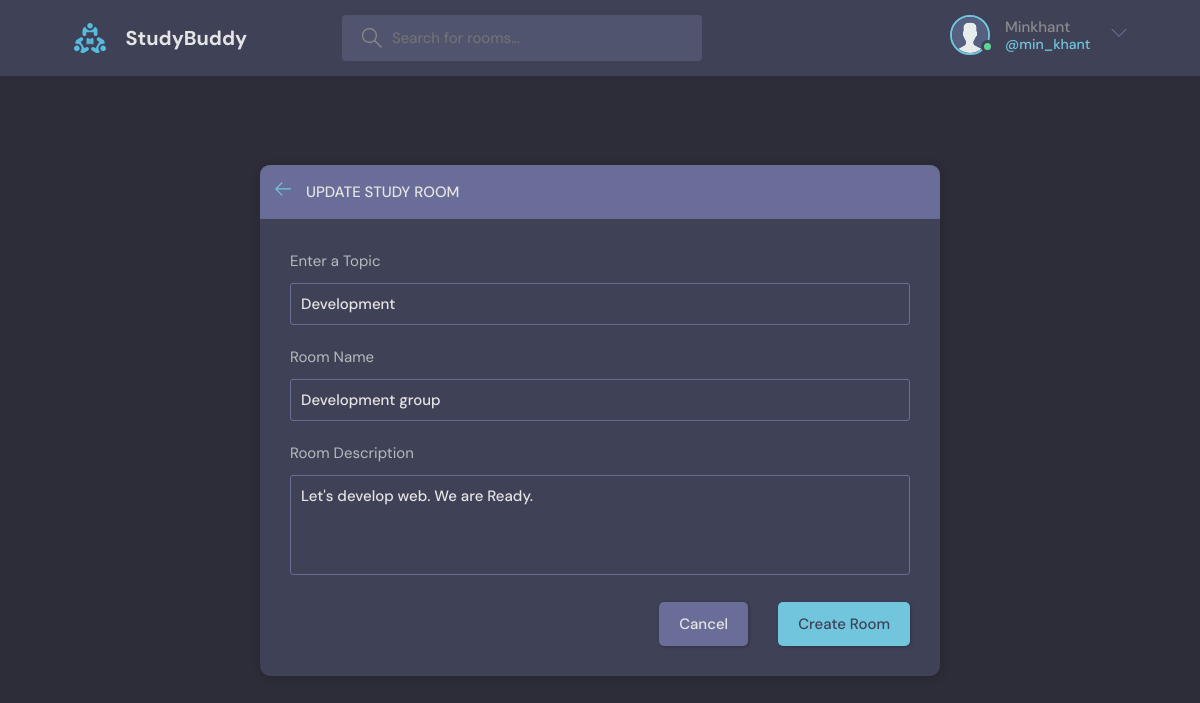
Page /roomUpdate/9/ (signed in) on the committed database.
### app/models.py (models this page shows, shortened)
class User(AbstractUser):
    username = models.CharField(max_length=200, null=True)
    name = models.CharField(max_length=200, null=True)
    email = models.EmailField(unique=True, null=True)
    bio = models.TextField(null=True)
    avatar = models.ImageField(null=True, default='avatar.svg', upload_to='media')
    USERNAME_FIELD = 'email'
    REQUIRED_FIELDS = []

class Rooms(models.Model):
    name = models.CharField(max_length=200)
    topic = models.ForeignKey(Topics, on_delete=models.CASCADE, related_name='room')
    host = models.ForeignKey(User, on_delete=models.CASCADE)
    description = models.TextField(blank=True)
    participants = models.ManyToManyField(User, related_name='participants', blank=True)
    updated = models.DateTimeField(auto_now=True)
    created = models.DateTimeField(auto_now_add=True)
    class Meta:
        ordering = ['-updated', '-created']

### app/views.py (the view, shortened to what this page needs)
# urls.py: path('roomUpdate/<str:pk>/', views.room_update_view, name='room-update')
@login_required(login_url='login')
def room_update_view(request, pk):
    room = Rooms.objects.get(id=pk)
    form = RoomCreationForm(initial={
        'name': room.name,
        'topic': room.topic.name,
        'description': room.description
    })
    topics = Topics.objects.all()
    context = {
        'form':form,
        'topics':topics
    }
    return render(request, 'room-update.html', context)

### app/forms.py
class RoomCreationForm(forms.ModelForm):
    topic = forms.CharField(max_length=200)
    class Meta:
        model = Rooms
        fields = ['name', 'topic', 'description']

### templates/room-update.html (shortened to what this page needs)
{% extends 'base.html' %}
{% block content %}
<main class="create-room layout">
    <div class="container">
      <div class="layout__box">
        <div class="layout__boxHeader">
          <div class="layout__boxTitle">
            <a href="{% url 'home' %}">
              <svg version="1.1" xmlns="http://www.w3.org/2000/svg" width="32" height="32" viewBox="0 0 32 32">
                <title>arrow-left</title>
                <path
                  d="M13.723 2.286l-13.723 13.714 13.719 13.714 1.616-1.611-10.96-10.96h27.625v-2.286h-27.625l10.965-10.965-1.616-1.607z">
                </path>
              </svg>
            </a>
            <h3>Update Study Room</h3>
          </div>
        </div>
        <div class="layout__body">
          <form class="form" action="" method="POST">
            <div class="form__group">
              <label for="room_topic">Enter a Topic</label>
              {{form.topic}}
            </div>
            <div class="form__group">
              <label for="room_name">Room Name</label>
              {{form.name}}
            </div>
            <div class="form__group">
              <label for="room_description">Room Description</label>
              {{form.description}}
            </div>
            <div class="form__action">
              <a class="btn btn--dark" href="{% url 'home' %}">Cancel</a>
              <button class="btn btn--main" type="submit">Create Room</button>
            </div>
          </form>
        </div>
      </div>
    </div>
  </main>
{% endblock %}

### templates/nav.html (shortened to what this page needs)
{% load static %}
<header class="header header--loggedIn">
    <div class="container">
      <a href="{% url 'home' %}" class="header__logo">
        <img src="{% static 'assets/logo.svg' %}" />
        <h1>StudyBuddy</h1>
      </a>
      <form class="header__search">
        <label>
          <input placeholder="Search for rooms..." name="q" />
        </label>
      </form>
      <nav class="header__menu">
{% if request.user.is_authenticated %}
        <div class="header__user">
          <a href="{% url 'user-info' request.user.id %}">
            <div class="avatar avatar--medium active">
              <img src="{{request.user.avatar.url}}" />
            </div>
            <p>{{request.user.name}} <span>@{{request.user.username}}</span></p>
          </a>
          <button class="dropdown-button">
            <svg version="1.1" xmlns="http://www.w3.org/2000/svg" width="32" height="32" viewBox="0 0 32 32">
              <title>chevron-down</title>
              <path d="M16 21l-13-13h-3l16 16 16-16h-3l-13 13z"></path>
            </svg>
          </button>
        </div>
{% else %}
        <a href="{% url 'login' %}">
          <img src="{% static 'assets/avatar.svg' %}" />
          <p>Login</p>
        </a>
{% endif %}
      </nav>
    </div>
  </header>

### rows in the picture
User: user.avatar (placeholder picture), user.name "Minkhant", user.username "min_khant"
Rooms: topic "Development", name "Development group", description "Let's develop web. We are Ready."
